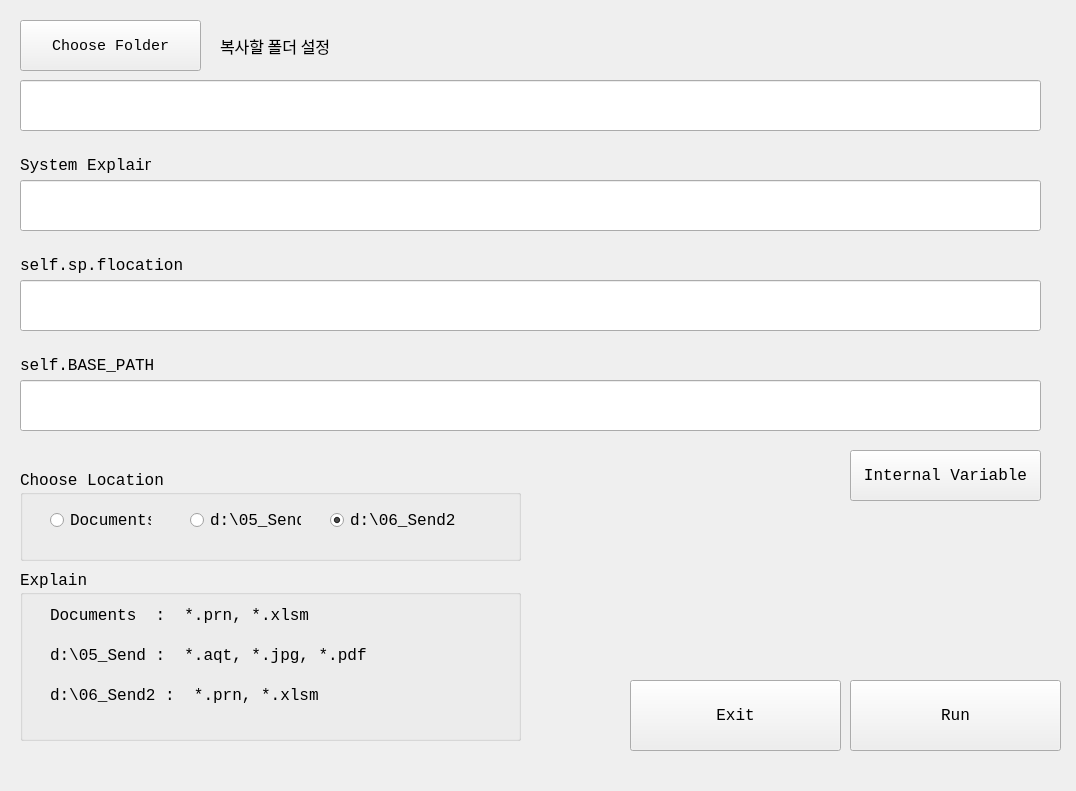
<?xml version="1.0" encoding="UTF-8"?>
<ui version="4.0">
 <class>MainWindow</class>
 <widget class="QMainWindow" name="MainWindow">
  <property name="geometry">
   <rect>
    <x>0</x>
    <y>0</y>
    <width>1076</width>
    <height>791</height>
   </rect>
  </property>
  <property name="windowTitle">
   <string>Move After</string>
  </property>
  <widget class="QWidget" name="centralwidget">
   <widget class="QGroupBox" name="groupBox">
    <property name="geometry">
     <rect>
      <x>20</x>
      <y>470</y>
      <width>501</width>
      <height>91</height>
     </rect>
    </property>
    <property name="font">
     <font>
      <family>Consolas</family>
      <pointsize>12</pointsize>
     </font>
    </property>
    <property name="title">
     <string>Choose Location</string>
    </property>
    <widget class="QRadioButton" name="radioButton_1">
     <property name="geometry">
      <rect>
       <x>30</x>
       <y>40</y>
       <width>101</width>
       <height>20</height>
      </rect>
     </property>
     <property name="font">
      <font>
       <family>Consolas</family>
       <pointsize>12</pointsize>
      </font>
     </property>
     <property name="text">
      <string>Documents</string>
     </property>
     <property name="checked">
      <bool>false</bool>
     </property>
    </widget>
    <widget class="QRadioButton" name="radioButton_2">
     <property name="geometry">
      <rect>
       <x>170</x>
       <y>40</y>
       <width>111</width>
       <height>20</height>
      </rect>
     </property>
     <property name="font">
      <font>
       <family>Consolas</family>
       <pointsize>12</pointsize>
      </font>
     </property>
     <property name="text">
      <string>d:\05_Send</string>
     </property>
    </widget>
    <widget class="QRadioButton" name="radioButton_3">
     <property name="geometry">
      <rect>
       <x>310</x>
       <y>40</y>
       <width>151</width>
       <height>20</height>
      </rect>
     </property>
     <property name="font">
      <font>
       <family>Consolas</family>
       <pointsize>12</pointsize>
      </font>
     </property>
     <property name="text">
      <string>d:\06_Send2</string>
     </property>
     <property name="checked">
      <bool>true</bool>
     </property>
    </widget>
   </widget>
   <widget class="QLineEdit" name="lineEdit">
    <property name="geometry">
     <rect>
      <x>20</x>
      <y>80</y>
      <width>1021</width>
      <height>51</height>
     </rect>
    </property>
    <property name="font">
     <font>
      <family>D2Coding</family>
      <pointsize>12</pointsize>
     </font>
    </property>
   </widget>
   <widget class="QGroupBox" name="groupBox_2">
    <property name="geometry">
     <rect>
      <x>20</x>
      <y>570</y>
      <width>501</width>
      <height>171</height>
     </rect>
    </property>
    <property name="font">
     <font>
      <family>Consolas</family>
      <pointsize>12</pointsize>
     </font>
    </property>
    <property name="title">
     <string>Explain</string>
    </property>
    <widget class="QLabel" name="label_2">
     <property name="geometry">
      <rect>
       <x>30</x>
       <y>30</y>
       <width>351</width>
       <height>31</height>
      </rect>
     </property>
     <property name="font">
      <font>
       <family>Consolas</family>
       <pointsize>12</pointsize>
      </font>
     </property>
     <property name="text">
      <string>Documents  :  *.prn, *.xlsm</string>
     </property>
    </widget>
    <widget class="QLabel" name="label_3">
     <property name="geometry">
      <rect>
       <x>30</x>
       <y>70</y>
       <width>351</width>
       <height>31</height>
      </rect>
     </property>
     <property name="font">
      <font>
       <family>Consolas</family>
       <pointsize>12</pointsize>
      </font>
     </property>
     <property name="text">
      <string>d:\05_Send :  *.aqt, *.jpg, *.pdf</string>
     </property>
    </widget>
    <widget class="QLabel" name="label_4">
     <property name="geometry">
      <rect>
       <x>30</x>
       <y>110</y>
       <width>351</width>
       <height>31</height>
      </rect>
     </property>
     <property name="font">
      <font>
       <family>Consolas</family>
       <pointsize>12</pointsize>
      </font>
     </property>
     <property name="text">
      <string>d:\06_Send2 :  *.prn, *.xlsm</string>
     </property>
    </widget>
   </widget>
   <widget class="QPushButton" name="pushButton_2">
    <property name="geometry">
     <rect>
      <x>630</x>
      <y>680</y>
      <width>211</width>
      <height>71</height>
     </rect>
    </property>
    <property name="font">
     <font>
      <family>Consolas</family>
      <pointsize>12</pointsize>
     </font>
    </property>
    <property name="text">
     <string>Exit</string>
    </property>
    <property name="shortcut">
     <string>Alt+X</string>
    </property>
   </widget>
   <widget class="QPushButton" name="pushButton_3">
    <property name="geometry">
     <rect>
      <x>850</x>
      <y>680</y>
      <width>211</width>
      <height>71</height>
     </rect>
    </property>
    <property name="font">
     <font>
      <family>Consolas</family>
      <pointsize>12</pointsize>
     </font>
    </property>
    <property name="text">
     <string>Run</string>
    </property>
    <property name="shortcut">
     <string>Enter</string>
    </property>
   </widget>
   <widget class="QLabel" name="label">
    <property name="geometry">
     <rect>
      <x>220</x>
      <y>30</y>
      <width>131</width>
      <height>31</height>
     </rect>
    </property>
    <property name="font">
     <font>
      <family>D2Coding</family>
      <pointsize>12</pointsize>
     </font>
    </property>
    <property name="text">
     <string>복사할 폴더 설정</string>
    </property>
   </widget>
   <widget class="QPushButton" name="pushButton">
    <property name="geometry">
     <rect>
      <x>20</x>
      <y>20</y>
      <width>181</width>
      <height>51</height>
     </rect>
    </property>
    <property name="font">
     <font>
      <family>Consolas</family>
      <pointsize>11</pointsize>
     </font>
    </property>
    <property name="text">
     <string>Choose Folder</string>
    </property>
   </widget>
   <widget class="QLabel" name="label_5">
    <property name="geometry">
     <rect>
      <x>20</x>
      <y>150</y>
      <width>131</width>
      <height>31</height>
     </rect>
    </property>
    <property name="font">
     <font>
      <family>Consolas</family>
      <pointsize>12</pointsize>
     </font>
    </property>
    <property name="text">
     <string>System Explain</string>
    </property>
   </widget>
   <widget class="QLineEdit" name="lineEdit_2">
    <property name="geometry">
     <rect>
      <x>20</x>
      <y>180</y>
      <width>1021</width>
      <height>51</height>
     </rect>
    </property>
    <property name="font">
     <font>
      <family>D2Coding</family>
      <pointsize>12</pointsize>
     </font>
    </property>
   </widget>
   <widget class="QLineEdit" name="lineEdit_3">
    <property name="geometry">
     <rect>
      <x>20</x>
      <y>280</y>
      <width>1021</width>
      <height>51</height>
     </rect>
    </property>
    <property name="font">
     <font>
      <family>D2Coding</family>
      <pointsize>12</pointsize>
     </font>
    </property>
   </widget>
   <widget class="QLabel" name="label_6">
    <property name="geometry">
     <rect>
      <x>20</x>
      <y>250</y>
      <width>181</width>
      <height>31</height>
     </rect>
    </property>
    <property name="font">
     <font>
      <family>Consolas</family>
      <pointsize>12</pointsize>
     </font>
    </property>
    <property name="text">
     <string>self.sp.flocation</string>
    </property>
   </widget>
   <widget class="QLabel" name="label_7">
    <property name="geometry">
     <rect>
      <x>20</x>
      <y>350</y>
      <width>181</width>
      <height>31</height>
     </rect>
    </property>
    <property name="font">
     <font>
      <family>Consolas</family>
      <pointsize>12</pointsize>
     </font>
    </property>
    <property name="text">
     <string>self.BASE_PATH</string>
    </property>
   </widget>
   <widget class="QLineEdit" name="lineEdit_4">
    <property name="geometry">
     <rect>
      <x>20</x>
      <y>380</y>
      <width>1021</width>
      <height>51</height>
     </rect>
    </property>
    <property name="font">
     <font>
      <family>D2Coding</family>
      <pointsize>12</pointsize>
     </font>
    </property>
   </widget>
   <widget class="QPushButton" name="pushButton_4">
    <property name="geometry">
     <rect>
      <x>850</x>
      <y>450</y>
      <width>191</width>
      <height>51</height>
     </rect>
    </property>
    <property name="font">
     <font>
      <family>Consolas</family>
      <pointsize>12</pointsize>
     </font>
    </property>
    <property name="text">
     <string>Internal Variable</string>
    </property>
    <property name="shortcut">
     <string>Alt+X</string>
    </property>
   </widget>
  </widget>
  <widget class="QMenuBar" name="menubar">
   <property name="geometry">
    <rect>
     <x>0</x>
     <y>0</y>
     <width>1076</width>
     <height>22</height>
    </rect>
   </property>
  </widget>
 </widget>
 <resources/>
 <connections/>
</ui>
